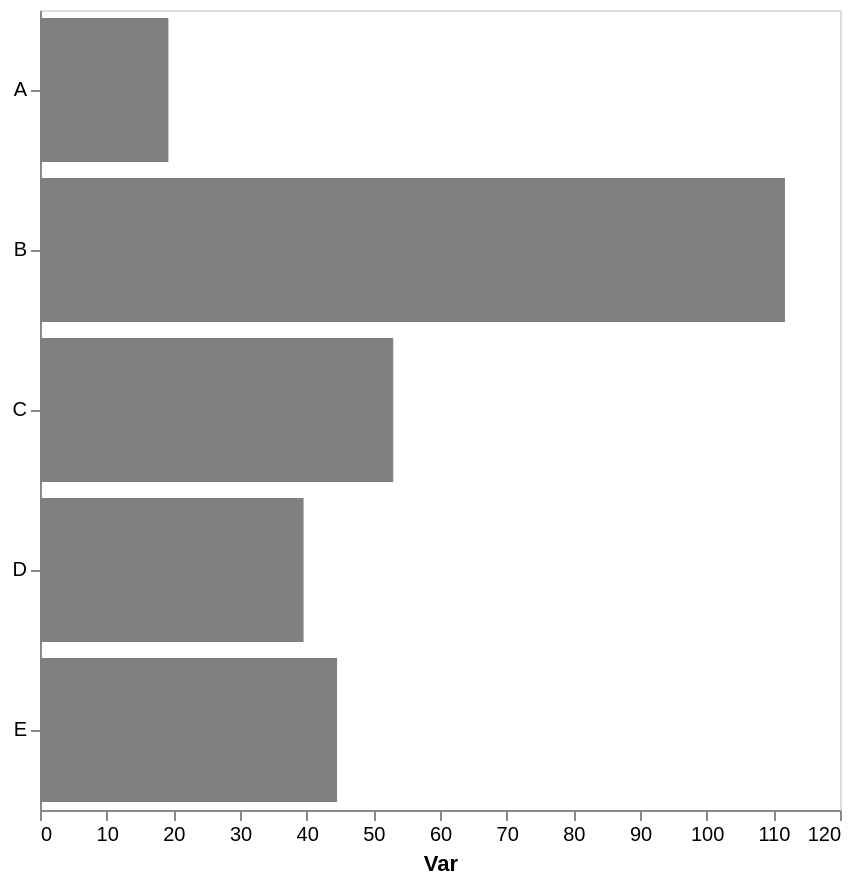

This figure's Vega-Lite source:
### Vega-Lite specification from a JSON file in a GitHub repository (floating-point values rounded to 4 significant figures)
{"config": {"view": {"continuousWidth": 300, "continuousHeight": 300}, "axis": {"grid": false}, "bar": {"color": "gray"}}, "data": {"name": "data-81710a2e9e28b575c12ee179f86e0087"}, "mark": {"type": "bar"}, "encoding": {"x": {"aggregate": "mean", "axis": {"title": "Var"}, "field": "var1", "type": "quantitative"}, "y": {"axis": {"title": null}, "field": "cat", "type": "nominal"}}, "height": 400, "width": 400, "$schema": "https://vega.github.io/schema/vega-lite/v5.17.0.json", "datasets": {"data-81710a2e9e28b575c12ee179f86e0087": [{"cat": "B", "var1": 120.0, "var2": 48.01}, {"cat": "A", "var1": 21.38, "var2": 50.44}, {"cat": "D", "var1": 41.4, "var2": 64.72}, {"cat": "B", "var1": 110.5, "var2": 56.64}, {"cat": "C", "var1": 49.01, "var2": 43.22}, {"cat": "E", "var1": 44.56, "var2": 35.5}, {"cat": "B", "var1": 93.06, "var2": 58.11}, {"cat": "A", "var1": 17.14, "var2": 52.24}, {"cat": "C", "var1": 56.96, "var2": 39.72}, {"cat": "B", "var1": 130.0, "var2": 55.74}, {"cat": "D", "var1": 37.67, "var2": 44.23}, {"cat": "B", "var1": 105.2, "var2": 67.61}]}}
